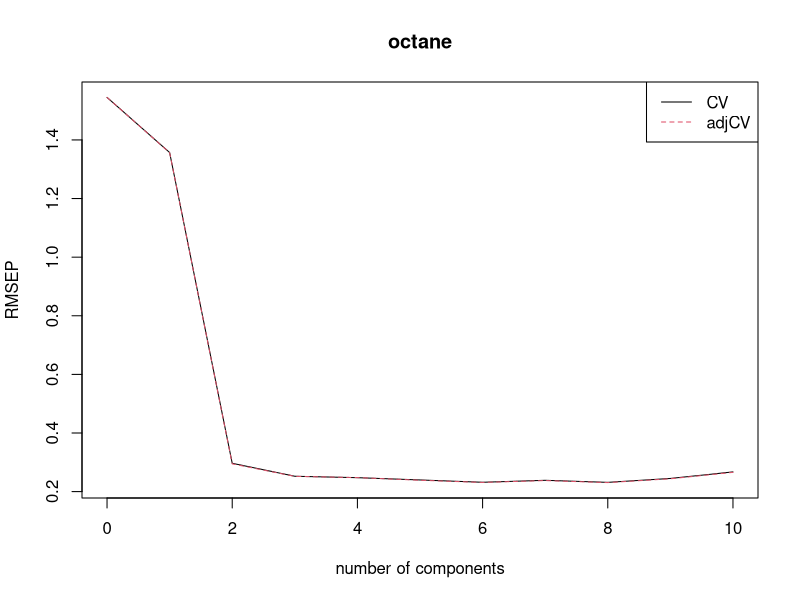
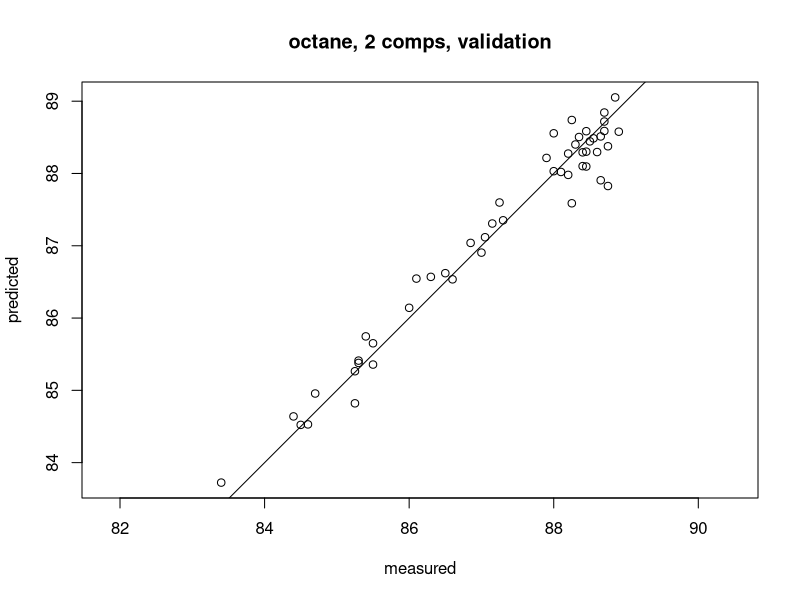
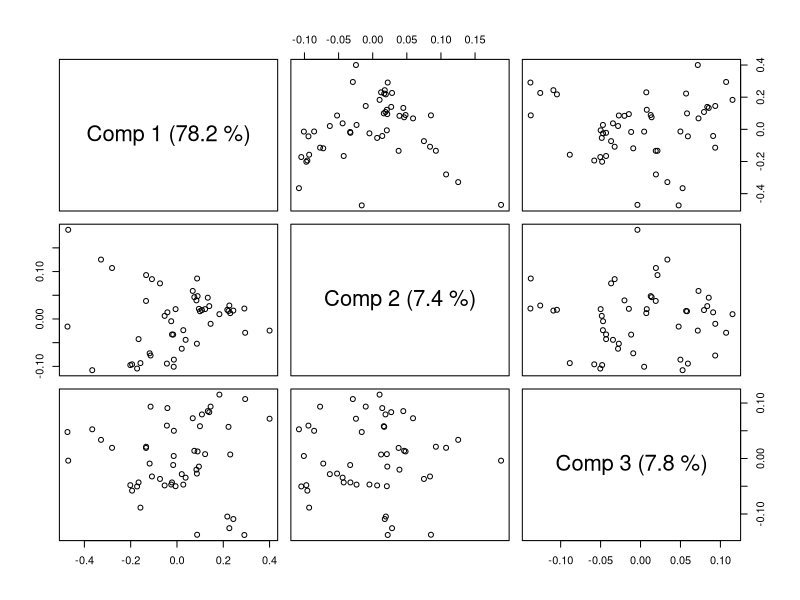
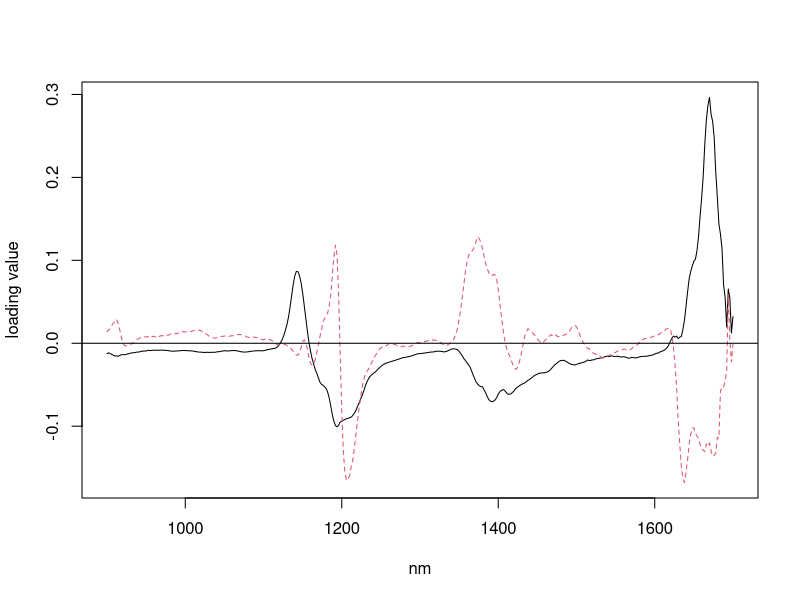

Recreate these plots in R, in order.
#load packages 
library(pls)
library(tidyverse)

#load example data sets
#1: Yarn
#2: Olive Oil
#3: Gasoline 

data("yarn")
data("oliveoil")
data("gasoline")

#Examing gasoline data set
str(gasoline)
glimpse(gasoline)
View(gasoline)

#Dividing gasoline data into training and testing sets
gasTrain <- gasoline[1:50,]
gasTest <- gasoline[51:60,]

#Examining training and testing data set 
str(gasTest)
glimpse(gasTest)
View(gasTest)

str(gasTrain)
glimpse(gasTrain)
View(gasTrain)

#Fitting a PLSR model 
gas1 <- plsr(octane~NIR, ncomp = 10, data=gasTrain, validation = "LOO")

summary(gas1)

##Validation Results are Root Mean Squared Error of Prediction (RMSEP) 

##There are two cross-validation estimates: CV is ordinary CV estimate and adjCV is bias-corrected CV estimate

#Plotting RMSEPs 
plot(RMSEP(gas1), legendpos = 'topright')

##This plot estimated RMSEPs as functions of the number of components. Two components seem to be enough. So we've determined the number of components. 

#Inspecting different aspects of the fit (prediction plot, other plots) 

#Prediction plot 
plot(gas1, ncomp = 2, asp = 1, line = TRUE)

##This figure shows the cross-validated predictions with two components versus measured values. There is no curvature. 

#Scores plot 
plot(gas1, plottype = "scores", comps = 1:3)

##This gives pairwise plot of the score values for the three first components. Score plots are used to look for patterns, groups, or outliers. In this example, there is no indication of grouping or outliers. The numbers in parentheses are relative amount of X variance explained by each component 

#Explained variance 
explvar(gas1)

#Loading plot 
plot(gas1, "loadings", comps = 1:2, legenpos = 'topleft', labels = "numbers", xlab = "nm") 

abline(h=0)

##This plot is used for interpretation purposes, like looking for known spectral peaks or profiles

#Predicting Response values of new observations 
prediction <- predict(gas1, ncomp = 2, newdata = gasTest)

print(prediction)

#Calculate test set RMSEP 
RMSEP(gas1, newdata= gasTest)

##For two components we get 0.244 which is quite close to the cross-validated estimate above (0.297) 

#Data Frames 
##To create a data frame, one can use the data.frame function: if v1, v2 and v3 are factors or numeric vectors, mydata <- data.frame(y = v1, a = v2, b = v3) will result in a data frame with variables named y, a and b.

##PLSR and PCR are often used with a matrix as the single predictor term (especially when one is working with spectroscopic data). Also, multiresponse models require a matrix as the response term. If Z is a matrix, it has to be protected by the ‘protect function’ I() in calls to data.frame: mydata <- data.frame(..., Z = I(Z)). Otherwise, it will be split into separate variables for each column, and there will be no variable called Z in the data frame, so we cannot use Z in the formula. One can also add the matrix to an existing data frame: > mydata <- data.frame(...) > mydata$Z <- Z

##This will also prevent Z from being split into separate variables. Finally, one can use cbind to combine vectors and matrices into matrices on the fly in the formula. This is most useful for the response, e.g., cbind(y1, y2) ~ X.

##Variables in a data frame can be accessed with the $ operator, e.g., mydata$y. However, the pls functions access the variables automatically, so the user should never use $ in formulas.
